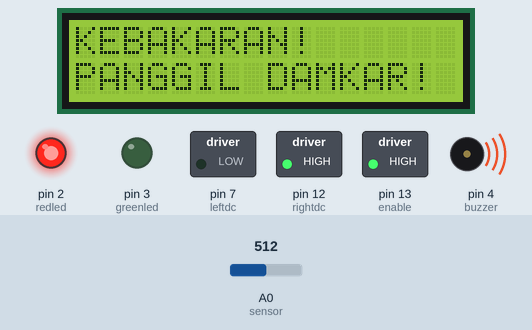
Bench run of a sketch on a simulated Arduino Uno, built with avr-gcc and run on an emulated ATmega328P. Parts: 16×2 character LCD, switched loads named in the sketch (green lamp = pin HIGH), output pins drawn as LEDs (lit = HIGH), buzzer (waves = sounding). The test bench sets the inputs (shaded band); at power-on: A0 (sensor) = 512. What the sketch prints to the serial monitor is not drawn.

Above: at 1.2 s.
1.3 s: A0 (sensor) set to 414
5.4 s: A0 (sensor) set to 385
At 6.9 s:
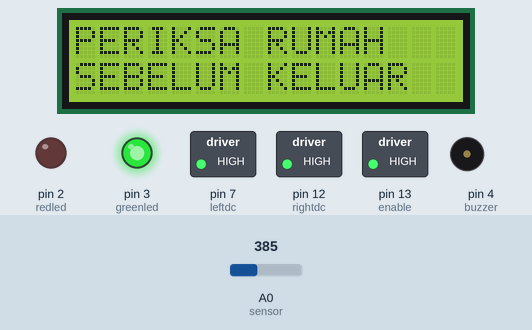
9.5 s: A0 (sensor) set to 410
At 10.9 s:
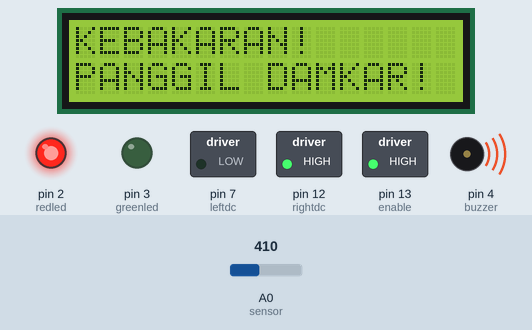
13.6 s: A0 (sensor) set to 390
At 14.9 s:
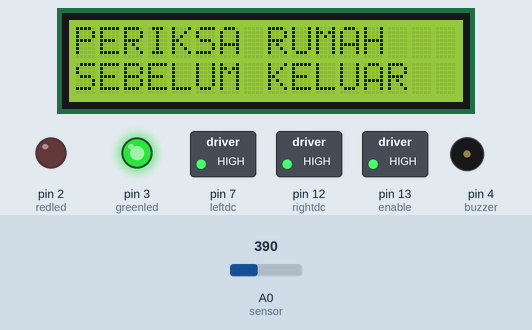
Timing chart, 0 to 16.6 s (numbered marks = the images above; inputs shaded):
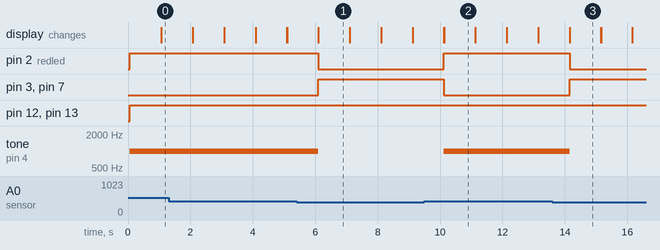

The sketch:

182410102008_UAS.ino
```cpp
#include <LiquidCrystal.h>
LiquidCrystal lcd(5,6,8,9,10,11);

int redled = 2;
int greenled = 3;
int buzzer = 4;
int sensor = A0;
int sensorThresh = 400;
int enable=13;
int rightdc=12;
int leftdc=7;

void setup()
{
pinMode(redled, OUTPUT);
pinMode(greenled,OUTPUT);
pinMode(buzzer,OUTPUT);
pinMode(sensor,INPUT);
  //DC motor
pinMode(enable, OUTPUT);
pinMode(rightdc, OUTPUT);
pinMode(leftdc, OUTPUT);
Serial.begin(9600);
lcd.begin(16,2);
}

void loop(){
  int analogValue = analogRead(sensor);
  Serial.print(analogValue);
  if(analogValue>sensorThresh){
    start();
    digitalWrite(redled,HIGH);
    digitalWrite(greenled,LOW);
    tone(buzzer,1000,10000);
    lcd.setCursor(0,0);
    lcd.print("KEBAKARAN!");
    lcd.setCursor(0,1);
    lcd.print("PANGGIL DAMKAR!");
    delay(1000);
    lcd.clear();
  }else{
    stop();
    digitalWrite(greenled,HIGH);
    digitalWrite(redled,LOW);
    noTone(buzzer);
    lcd.setCursor(0,0);
    lcd.print("PERIKSA RUMAH");
    lcd.setCursor(0,1);
    lcd.print("SEBELUM KELUAR");
    delay(1000);
    lcd.clear();
  }
}

void start(){
  digitalWrite(enable, HIGH);
  digitalWrite(rightdc, HIGH);
  digitalWrite(leftdc, LOW);

}

void stop(){
  digitalWrite(enable, HIGH);
  digitalWrite(rightdc, HIGH);
  digitalWrite(leftdc, HIGH);

}              
```

Measured:
- the behaviour switches between 401 and 400 on A0 (sensor) (found by bisection; images 0 and 1)
- after the input at 5.4 s, pin 2 (redled): HIGH → LOW after 0.70 s; pin 3 (greenled), pin 7 (leftdc): LOW → HIGH after 0.70 s; tone on pin 4 (buzzer): 1000 Hz → silent after 0.70 s; the display: first differs from a run without the input after 0.70 s (image 1)
- after the input at 9.5 s, pin 2 (redled): LOW → HIGH after 0.62 s; pin 3 (greenled), pin 7 (leftdc): HIGH → LOW after 0.62 s; tone on pin 4 (buzzer): silent → 1000 Hz after 0.62 s; the display: first differs from a run without the input after 0.63 s (image 2)
- after the input at 13.6 s, pin 2 (redled): HIGH → LOW after 0.55 s; pin 3 (greenled), pin 7 (leftdc): LOW → HIGH after 0.55 s; tone on pin 4 (buzzer): 1000 Hz → silent after 0.55 s; the display: first differs from a run without the input after 0.55 s (image 3)
- what the display in image 1 shows lasts 1.0 s, from 6.1 s to 7.1 s
